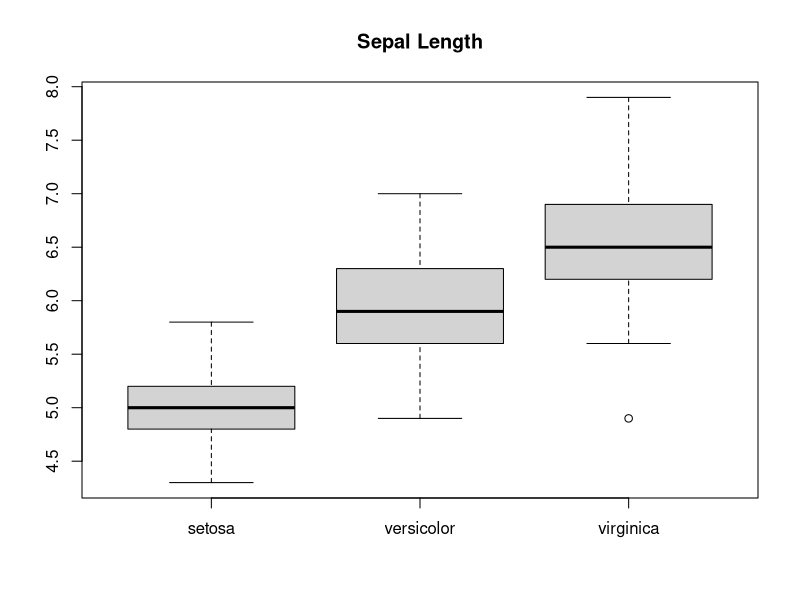
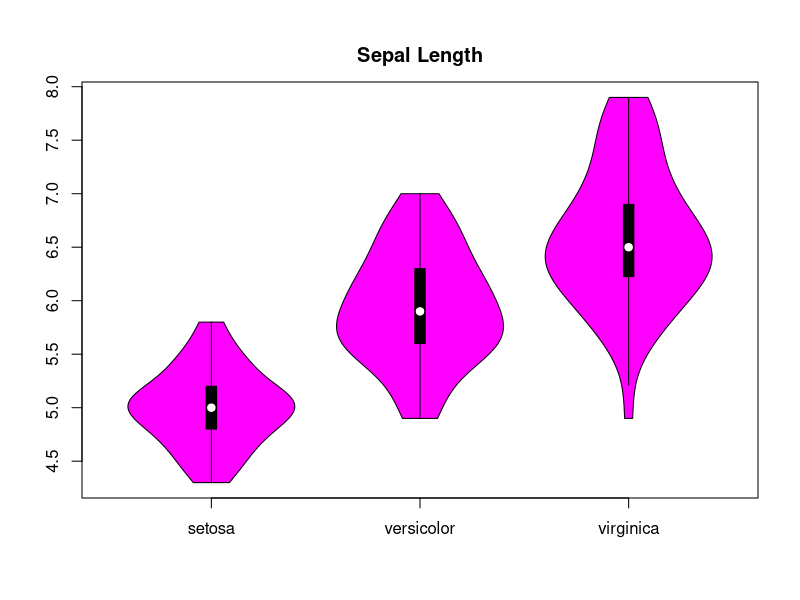
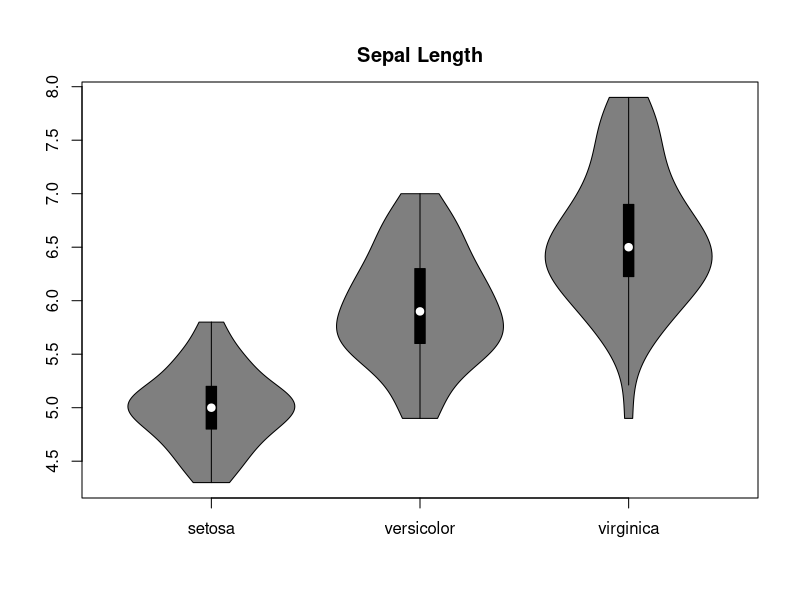
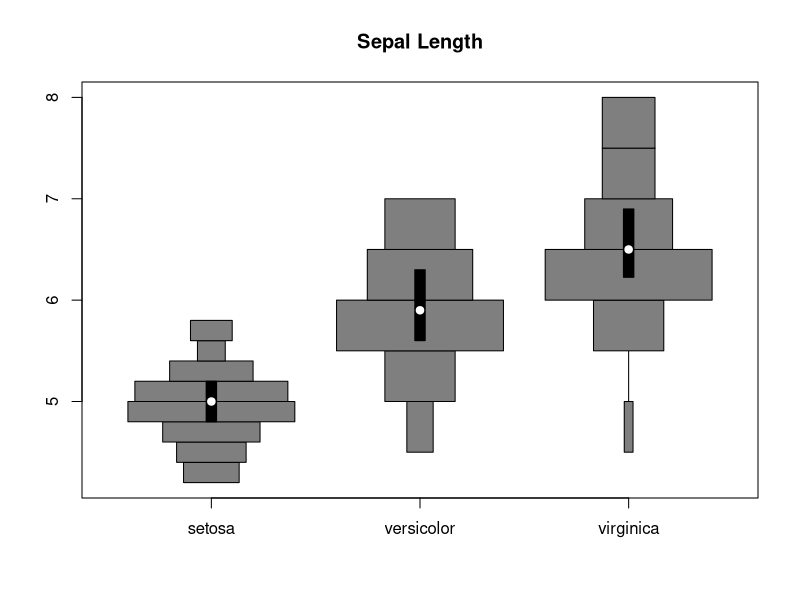
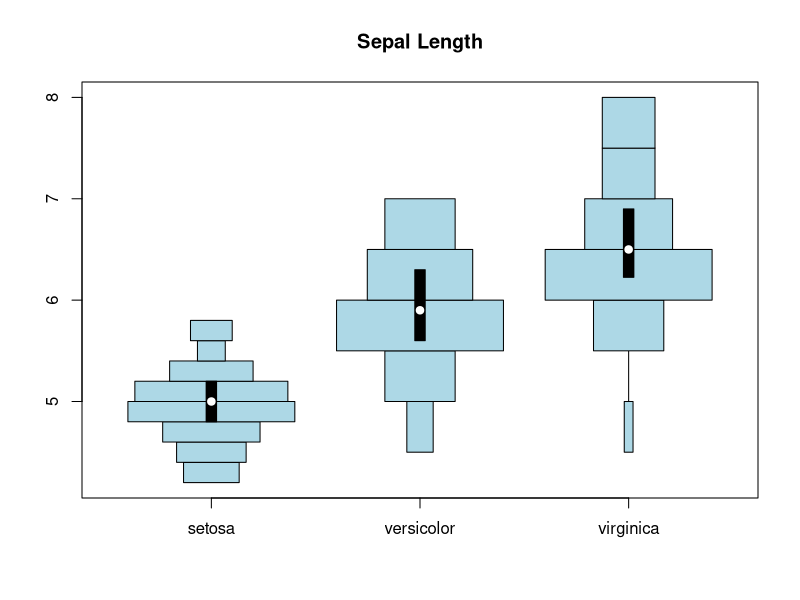
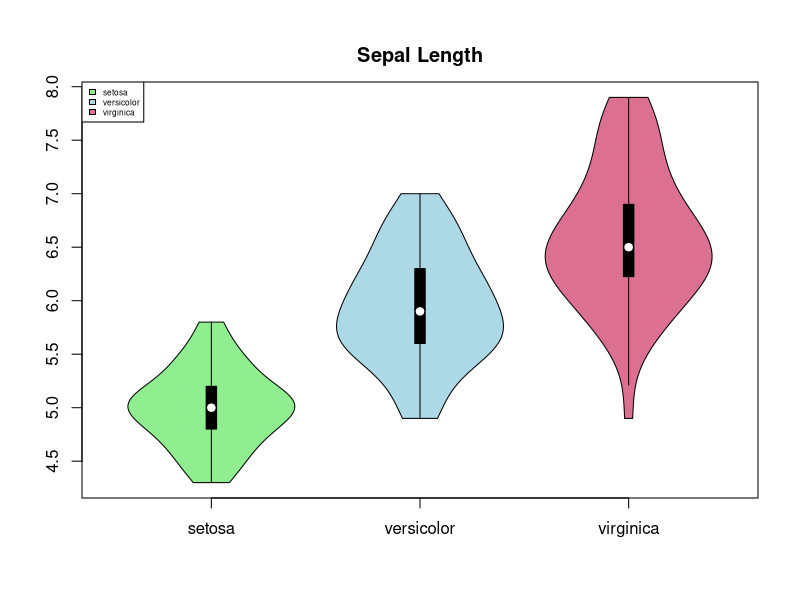
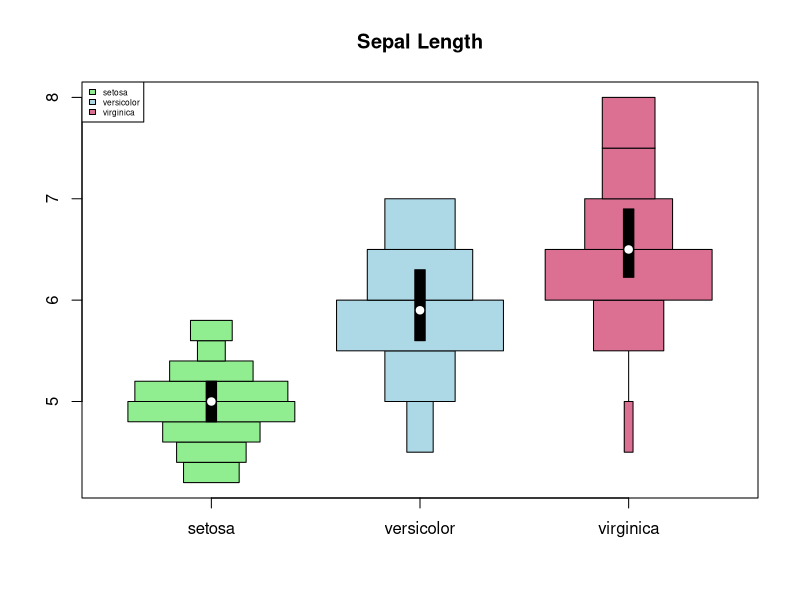
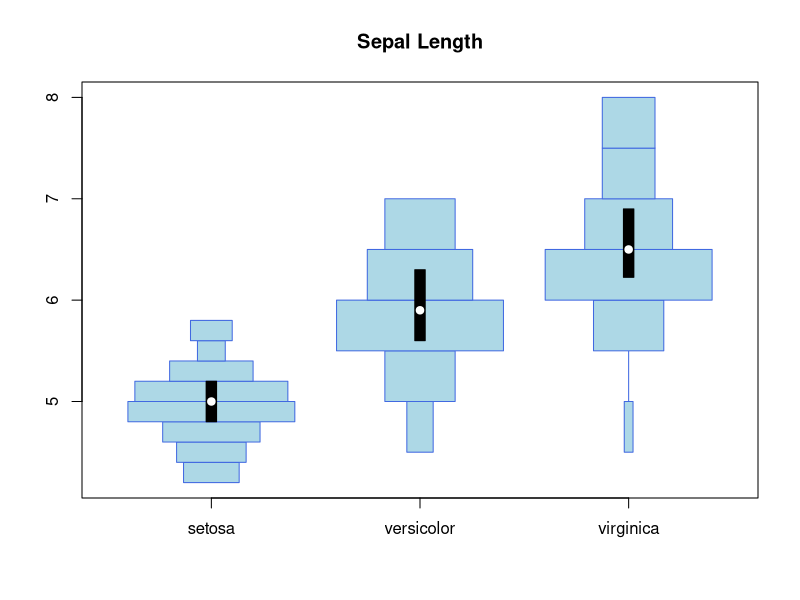

R code for these plots, in order:
## ---- chunk 1
library("vioplot")
## ---- chunk 2
data(iris)
boxplot(iris$Sepal.Length[iris$Species=="setosa"], iris$Sepal.Length[iris$Species=="versicolor"], iris$Sepal.Length[iris$Species=="virginica"], names=c("setosa", "versicolor", "virginica"), main = "Sepal Length")
vioplot(iris$Sepal.Length[iris$Species=="setosa"], iris$Sepal.Length[iris$Species=="versicolor"], iris$Sepal.Length[iris$Species=="virginica"], names=c("setosa", "versicolor", "virginica"), main = "Sepal Length", col="magenta")
## ---- chunk 3
vioplot(iris$Sepal.Length[iris$Species=="setosa"], iris$Sepal.Length[iris$Species=="versicolor"], iris$Sepal.Length[iris$Species=="virginica"], names=c("setosa", "versicolor", "virginica"), main = "Sepal Length")
## ---- chunk 4
histoplot(iris$Sepal.Length[iris$Species=="setosa"], iris$Sepal.Length[iris$Species=="versicolor"], iris$Sepal.Length[iris$Species=="virginica"], names=c("setosa", "versicolor", "virginica"), main = "Sepal Length")
## ---- chunk 5
histoplot(iris$Sepal.Length[iris$Species=="setosa"], iris$Sepal.Length[iris$Species=="versicolor"], iris$Sepal.Length[iris$Species=="virginica"], names=c("setosa", "versicolor", "virginica"), main = "Sepal Length", col="lightblue")
## ---- chunk 6
vioplot(iris$Sepal.Length[iris$Species=="setosa"], iris$Sepal.Length[iris$Species=="versicolor"], iris$Sepal.Length[iris$Species=="virginica"], names=c("setosa", "versicolor", "virginica"), main = "Sepal Length", col=c("lightgreen", "lightblue", "palevioletred"))
legend("topleft", legend=c("setosa", "versicolor", "virginica"), fill=c("lightgreen", "lightblue", "palevioletred"), cex = 0.5)
## ---- chunk 7
histoplot(iris$Sepal.Length[iris$Species=="setosa"], iris$Sepal.Length[iris$Species=="versicolor"], iris$Sepal.Length[iris$Species=="virginica"], names=c("setosa", "versicolor", "virginica"), main = "Sepal Length", col=c("lightgreen", "lightblue", "palevioletred"))
legend("topleft", legend=c("setosa", "versicolor", "virginica"), fill=c("lightgreen", "lightblue", "palevioletred"), cex = 0.5)
## ---- chunk 8
histoplot(iris$Sepal.Length[iris$Species=="setosa"], iris$Sepal.Length[iris$Species=="versicolor"], iris$Sepal.Length[iris$Species=="virginica"], names=c("setosa", "versicolor", "virginica"), main = "Sepal Length", col="lightblue", border="royalblue")
## ---- chunk 9
histoplot(iris$Sepal.Length[iris$Species=="setosa"], iris$Sepal.Length[iris$Species=="versicolor"], iris$Sepal.Length[iris$Species=="virginica"], names=c("setosa", "versicolor", "virginica"), main = "Sepal Length", rectCol="palevioletred", lineCol="violetred")
## ---- chunk 10
histoplot(iris$Sepal.Length[iris$Species=="setosa"], iris$Sepal.Length[iris$Species=="versicolor"], iris$Sepal.Length[iris$Species=="virginica"], names=c("setosa", "versicolor", "virginica"), main = "Sepal Length", colMed="violet")
## ---- chunk 11
histoplot(iris$Sepal.Length[iris$Species=="setosa"], iris$Sepal.Length[iris$Species=="versicolor"], iris$Sepal.Length[iris$Species=="virginica"], names=c("setosa", "versicolor", "virginica"), main = "Sepal Length", col="lightblue", border="royalblue", rectCol="palevioletred", lineCol="violetred", colMed="violet")
## ---- chunk 12
histoplot(iris$Sepal.Length[iris$Species=="setosa"], iris$Sepal.Length[iris$Species=="versicolor"], iris$Sepal.Length[iris$Species=="virginica"], names=c("setosa", "versicolor", "virginica"), main="Sepal Length (Equal Area)", areaEqual = T, col=c("lightgreen", "lightblue", "palevioletred"), border=c("darkolivegreen4", "royalblue4", "violetred4"), rectCol=c("forestgreen", "blue", "palevioletred3"), lineCol=c("darkolivegreen", "royalblue", "violetred4"), colMed=c("green", "cyan", "magenta"), pchMed=c(15, 17, 19))
## ---- chunk 13
data(iris)
summary(iris$Sepal.Width)
table(iris$Sepal.Width > mean(iris$Sepal.Width))
iris_large <- iris[iris$Sepal.Width > mean(iris$Sepal.Width), ]
iris_small <- iris[iris$Sepal.Width <= mean(iris$Sepal.Width), ]
## ---- chunk 14
histoplot(Sepal.Length~Species, data=iris_large, col = "palevioletred", plotCentre = "line", side = "right")
histoplot(Sepal.Length~Species, data=iris_small, col = "lightblue", plotCentre = "line", side = "left", add = T)
title(xlab = "Species", ylab = "Sepal Length")
legend("topleft", fill = c("lightblue", "palevioletred"), legend = c("small", "large"), title = "Sepal Width")
